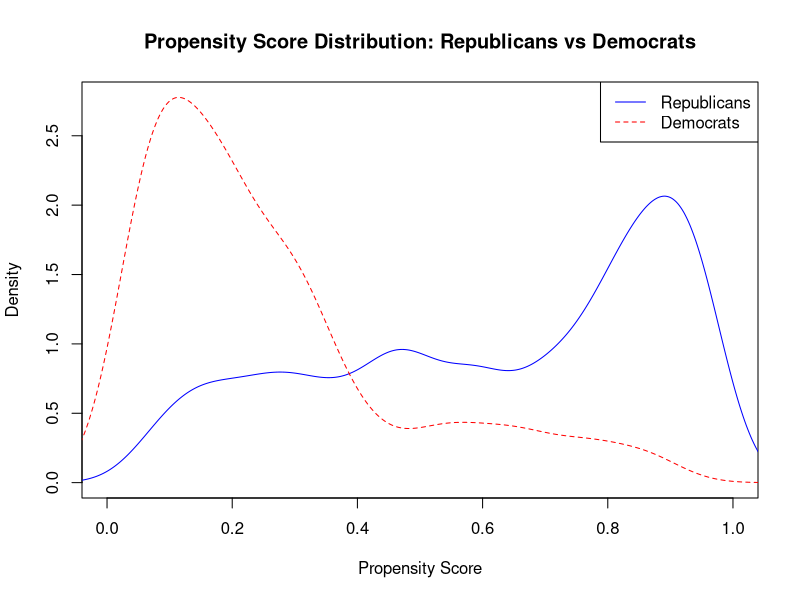

The R source for this figure:
# Function to model and visualize propensity score distributions
# Simulate confounders - demographic/socio-economic factors
# H1 might represent age, H2 could be a binary variable like urban/rural

H1 <- rnorm(1000)
H2 <- rbinom(n = 1000, size = 1, prob = 0.3) 

# Assuming these confounders influence the propensity to vote for a pro-life policy
e <- exp(H1 + 3 * H2 - 1.5) / (1 + exp(H1 + 3 * H2 - 1.5))
# Simulating voting behavior based on the propensity
# Republicans (T=1) more likely to vote for pro-life
# Democrats (T=0) less likely
T <- rbinom(n = 1000, size = 1, prob = e)
# Fit a propensity score model - logistic regression
e <- fitted(glm(T ~ H1 + H2, family = binomial))

# Plotting the density of propensity scores for both groups
plot(c(0, 1),
     range(density(e[T == 1], bw = .05)$y, density(e[T == 0], bw = .05)$y),
     type = "n",
     xlab = "Propensity Score",
     ylab = "Density",
     main = "Propensity Score Distribution: Republicans vs Democrats")

# Add density lines for each group
lines(density(e[T == 1], bw = .05), lty = 1, col = "blue") # Republicans
lines(density(e[T == 0], bw = .05), lty = 2, col = "red") # Democrats
# Add a legend for clarity
legend("topright", c("Republicans", "Democrats"), lty = c(1, 2), col = c("blue", "red"))
